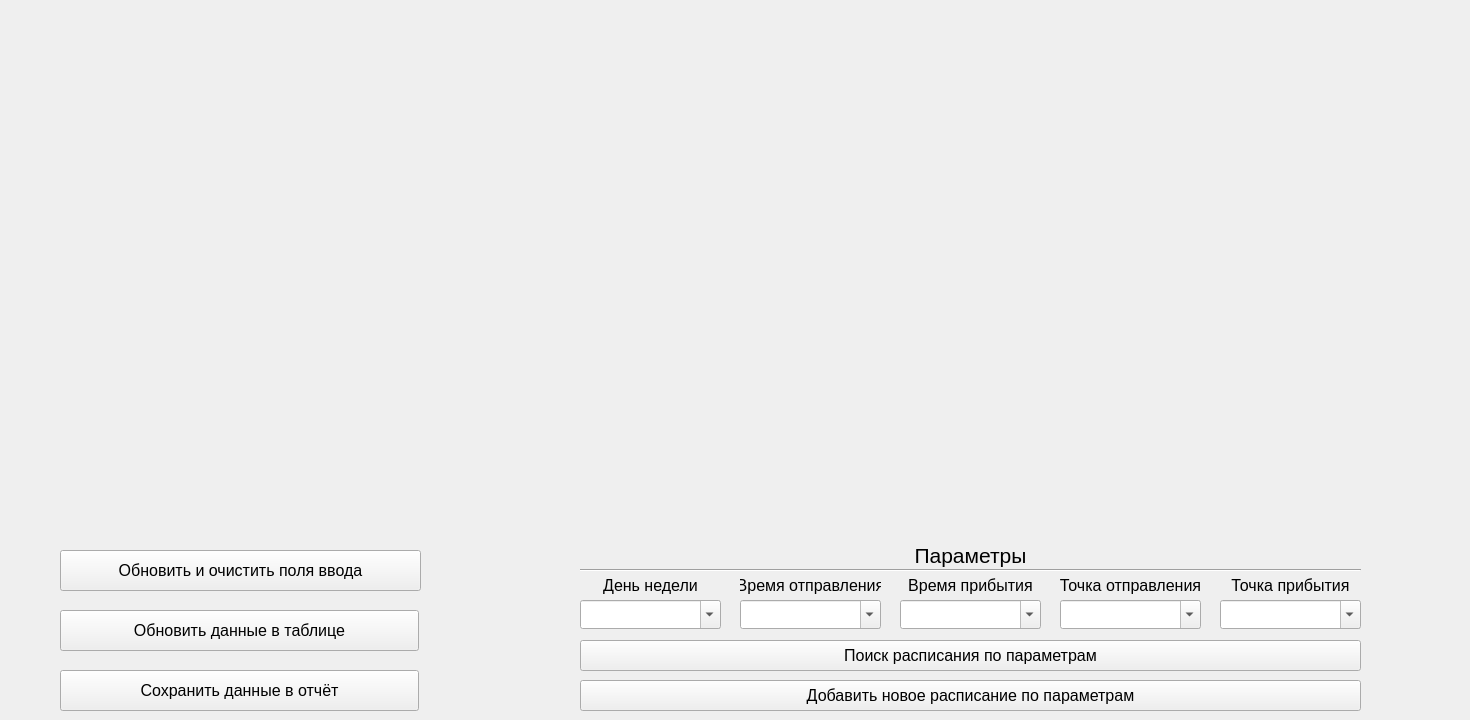
   <widget class="QWidget" name="schedule_tab">
    <attribute name="title">
     <string>Расписание</string>
    </attribute>
    <widget class="QWidget" name="formLayoutWidget_25">
     <property name="geometry">
      <rect>
       <x>0</x>
       <y>10</y>
       <width>1461</width>
       <height>501</height>
      </rect>
     </property>
     <layout class="QFormLayout" name="schedule_layout"/>
    </widget>
    <widget class="QPushButton" name="upd_schedule_table_btn">
     <property name="geometry">
      <rect>
       <x>60</x>
       <y>610</y>
       <width>359</width>
       <height>41</height>
      </rect>
     </property>
     <property name="font">
      <font>
       <pointsize>12</pointsize>
      </font>
     </property>
     <property name="mouseTracking">
      <bool>false</bool>
     </property>
     <property name="text">
      <string>Обновить данные в таблице</string>
     </property>
     <property name="checkable">
      <bool>false</bool>
     </property>
    </widget>
    <widget class="QPushButton" name="save_schedule_table_btn">
     <property name="geometry">
      <rect>
       <x>60</x>
       <y>670</y>
       <width>359</width>
       <height>41</height>
      </rect>
     </property>
     <property name="font">
      <font>
       <pointsize>12</pointsize>
      </font>
     </property>
     <property name="mouseTracking">
      <bool>false</bool>
     </property>
     <property name="text">
      <string>Сохранить данные в отчёт</string>
     </property>
     <property name="checkable">
      <bool>false</bool>
     </property>
    </widget>
    <widget class="QPushButton" name="schedule_create_btn">
     <property name="geometry">
      <rect>
       <x>580</x>
       <y>680</y>
       <width>781</width>
       <height>31</height>
      </rect>
     </property>
     <property name="font">
      <font>
       <pointsize>12</pointsize>
      </font>
     </property>
     <property name="mouseTracking">
      <bool>false</bool>
     </property>
     <property name="text">
      <string>Добавить новое расписание по параметрам</string>
     </property>
     <property name="checkable">
      <bool>false</bool>
     </property>
    </widget>
    <widget class="QPushButton" name="schedule_search_btn">
     <property name="geometry">
      <rect>
       <x>580</x>
       <y>640</y>
       <width>781</width>
       <height>31</height>
      </rect>
     </property>
     <property name="font">
      <font>
       <pointsize>12</pointsize>
      </font>
     </property>
     <property name="mouseTracking">
      <bool>false</bool>
     </property>
     <property name="text">
      <string>Поиск расписания по параметрам</string>
     </property>
     <property name="checkable">
      <bool>false</bool>
     </property>
    </widget>
    <widget class="QLabel" name="label_3">
     <property name="geometry">
      <rect>
       <x>580</x>
       <y>540</y>
       <width>781</width>
       <height>31</height>
      </rect>
     </property>
     <property name="font">
      <font>
       <pointsize>16</pointsize>
      </font>
     </property>
     <property name="text">
      <string>Параметры</string>
     </property>
     <property name="alignment">
      <set>Qt::AlignmentFlag::AlignCenter</set>
     </property>
    </widget>
    <widget class="QComboBox" name="day_of_week">
     <property name="geometry">
      <rect>
       <x>580</x>
       <y>600</y>
       <width>141</width>
       <height>29</height>
      </rect>
     </property>
     <property name="font">
      <font>
       <pointsize>12</pointsize>
      </font>
     </property>
     <property name="layoutDirection">
      <enum>Qt::LayoutDirection::LeftToRight</enum>
     </property>
     <property name="editable">
      <bool>true</bool>
     </property>
     <property name="placeholderText">
      <string/>
     </property>
    </widget>
    <widget class="Line" name="line_5">
     <property name="geometry">
      <rect>
       <x>580</x>
       <y>560</y>
       <width>781</width>
       <height>20</height>
      </rect>
     </property>
     <property name="orientation">
      <enum>Qt::Orientation::Horizontal</enum>
     </property>
    </widget>
    <widget class="QLabel" name="label_15">
     <property name="geometry">
      <rect>
       <x>580</x>
       <y>570</y>
       <width>141</width>
       <height>31</height>
      </rect>
     </property>
     <property name="font">
      <font>
       <pointsize>12</pointsize>
      </font>
     </property>
     <property name="text">
      <string>День недели</string>
     </property>
     <property name="alignment">
      <set>Qt::AlignmentFlag::AlignCenter</set>
     </property>
    </widget>
    <widget class="QComboBox" name="departure_time">
     <property name="geometry">
      <rect>
       <x>740</x>
       <y>600</y>
       <width>141</width>
       <height>29</height>
      </rect>
     </property>
     <property name="font">
      <font>
       <pointsize>12</pointsize>
      </font>
     </property>
     <property name="layoutDirection">
      <enum>Qt::LayoutDirection::LeftToRight</enum>
     </property>
     <property name="editable">
      <bool>true</bool>
     </property>
     <property name="placeholderText">
      <string/>
     </property>
    </widget>
    <widget class="QLabel" name="label_16">
     <property name="geometry">
      <rect>
       <x>740</x>
       <y>570</y>
       <width>141</width>
       <height>31</height>
      </rect>
     </property>
     <property name="font">
      <font>
       <pointsize>12</pointsize>
      </font>
     </property>
     <property name="text">
      <string>Время отправления</string>
     </property>
     <property name="alignment">
      <set>Qt::AlignmentFlag::AlignCenter</set>
     </property>
    </widget>
    <widget class="QLabel" name="label_17">
     <property name="geometry">
      <rect>
       <x>900</x>
       <y>570</y>
       <width>141</width>
       <height>31</height>
      </rect>
     </property>
     <property name="font">
      <font>
       <pointsize>12</pointsize>
      </font>
     </property>
     <property name="text">
      <string>Время прибытия</string>
     </property>
     <property name="alignment">
      <set>Qt::AlignmentFlag::AlignCenter</set>
     </property>
    </widget>
    <widget class="QComboBox" name="arrival_time">
     <property name="geometry">
      <rect>
       <x>900</x>
       <y>600</y>
       <width>141</width>
       <height>29</height>
      </rect>
     </property>
     <property name="font">
      <font>
       <pointsize>12</pointsize>
      </font>
     </property>
     <property name="layoutDirection">
      <enum>Qt::LayoutDirection::LeftToRight</enum>
     </property>
     <property name="editable">
      <bool>true</bool>
     </property>
     <property name="placeholderText">
      <string/>
     </property>
    </widget>
    <widget class="QComboBox" name="departure_point">
     <property name="geometry">
      <rect>
       <x>1060</x>
       <y>600</y>
       <width>141</width>
       <height>29</height>
      </rect>
     </property>
     <property name="font">
      <font>
       <pointsize>12</pointsize>
      </font>
     </property>
     <property name="layoutDirection">
      <enum>Qt::LayoutDirection::LeftToRight</enum>
     </property>
     <property name="editable">
      <bool>true</bool>
     </property>
     <property name="placeholderText">
      <string/>
     </property>
    </widget>
    <widget class="QLabel" name="label_18">
     <property name="geometry">
      <rect>
       <x>1060</x>
       <y>570</y>
       <width>141</width>
       <height>31</height>
      </rect>
     </property>
     <property name="font">
      <font>
       <pointsize>12</pointsize>
      </font>
     </property>
     <property name="text">
      <string>Точка отправления</string>
     </property>
     <property name="alignment">
      <set>Qt::AlignmentFlag::AlignCenter</set>
     </property>
    </widget>
    <widget class="QLabel" name="label_19">
     <property name="geometry">
      <rect>
       <x>1220</x>
       <y>570</y>
       <width>141</width>
       <height>31</height>
      </rect>
     </property>
     <property name="font">
      <font>
       <pointsize>12</pointsize>
      </font>
     </property>
     <property name="text">
      <string>Точка прибытия</string>
     </property>
     <property name="alignment">
      <set>Qt::AlignmentFlag::AlignCenter</set>
     </property>
    </widget>
    <widget class="QComboBox" name="arrival_point">
     <property name="geometry">
      <rect>
       <x>1220</x>
       <y>600</y>
       <width>141</width>
       <height>29</height>
      </rect>
     </property>
     <property name="font">
      <font>
       <pointsize>12</pointsize>
      </font>
     </property>
     <property name="layoutDirection">
      <enum>Qt::LayoutDirection::LeftToRight</enum>
     </property>
     <property name="editable">
      <bool>true</bool>
     </property>
     <property name="placeholderText">
      <string/>
     </property>
    </widget>
    <widget class="QPushButton" name="upd_schedule_inputs_btn">
     <property name="geometry">
      <rect>
       <x>60</x>
       <y>550</y>
       <width>361</width>
       <height>41</height>
      </rect>
     </property>
     <property name="font">
      <font>
       <pointsize>12</pointsize>
      </font>
     </property>
     <property name="mouseTracking">
      <bool>false</bool>
     </property>
     <property name="text">
      <string>Обновить и очистить поля ввода</string>
     </property>
     <property name="checkable">
      <bool>false</bool>
     </property>
    </widget>
   </widget>
